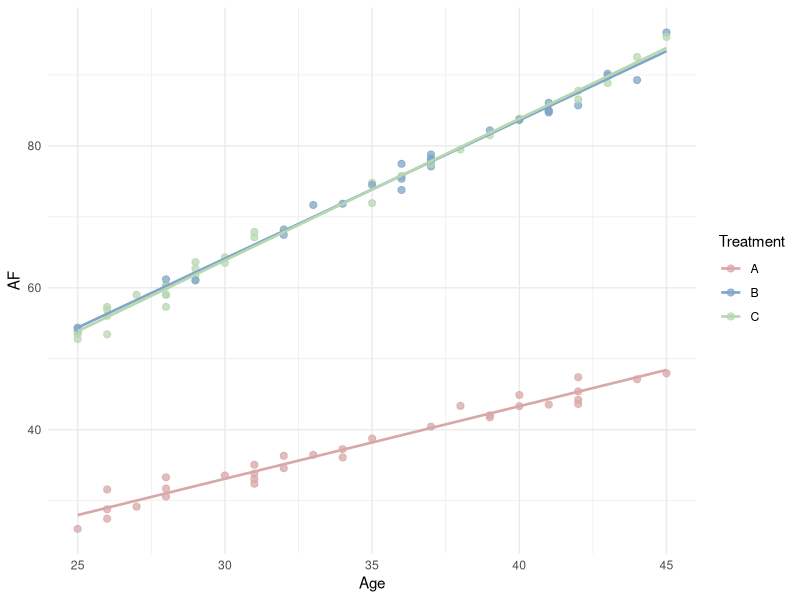
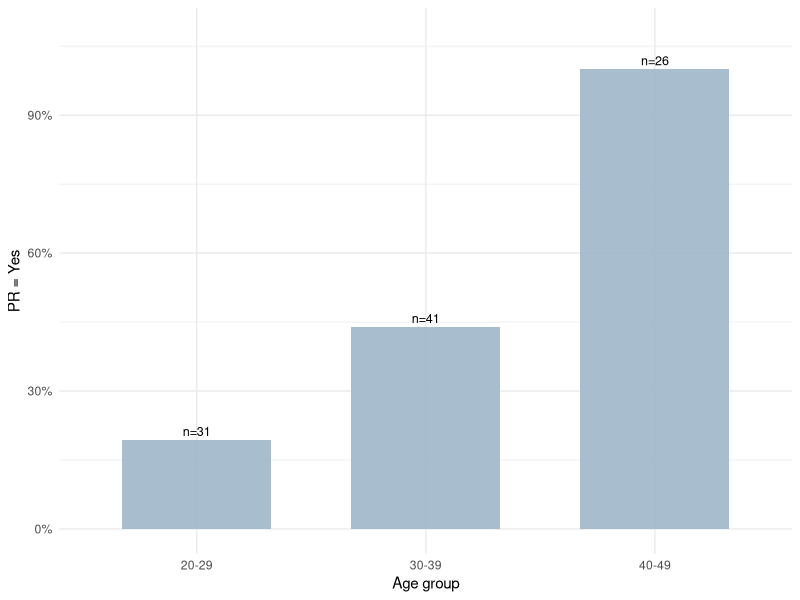

Source code (R) for these figures, in order:
## ---- chunk 1
library(readr)
library(dplyr)
library(tidyr)
library(ggplot2)
library(broom)
library(knitr)
library(scales)

theme_set(theme_minimal(base_size = 11))

fmt_p <- function(p) {
  ifelse(is.na(p), NA_character_, ifelse(p < 0.001, "<0.001", sprintf("%.3f", p)))
}

fmt_num <- function(x, digits = 2) sprintf(paste0("%.", digits, "f"), x)

treat_cols <- c("A" = "#D8A7A7", "B" = "#7FA6C9", "C" = "#B7D7B0")

clean_dat <- read_csv("data/fitfr_clean.csv", show_col_types = FALSE) |>
  mutate(
    treatment = factor(treatment, levels = c("A", "B", "C")),
    sex = factor(sex, levels = c("Female", "Male")),
    pr = factor(pr, levels = c("No", "Yes"))
  )

analysis_dat <- read_csv("data/fitfr_analysis.csv", show_col_types = FALSE) |>
  mutate(
    treatment = factor(treatment, levels = c("A", "B", "C")),
    sex = factor(sex, levels = c("Female", "Male")),
    pr = factor(pr, levels = c("No", "Yes"))
  )

baseline_table <- bind_rows(
  clean_dat |>
    count(treatment, name = "value") |>
    mutate(variable = "N", value = as.character(value)),
  clean_dat |>
    group_by(treatment) |>
    summarise(
      value = sprintf("%d (%.0f%%)", sum(sex == "Female", na.rm = TRUE),
                      100 * mean(sex == "Female", na.rm = TRUE)),
      .groups = "drop"
    ) |>
    mutate(variable = "Female, n (%)"),
  clean_dat |>
    group_by(treatment) |>
    summarise(value = sprintf("%.2f (%.2f)", mean(af, na.rm = TRUE), sd(af, na.rm = TRUE)),
              .groups = "drop") |>
    mutate(variable = "AF, mean (SD)"),
  clean_dat |>
    group_by(treatment) |>
    summarise(value = sprintf("%.1f (%.1f)", mean(age, na.rm = TRUE), sd(age, na.rm = TRUE)),
              .groups = "drop") |>
    mutate(variable = "Age, mean (SD)"),
  clean_dat |>
    group_by(treatment) |>
    summarise(
      value = sprintf("%d (%.0f%%)", sum(pr == "Yes", na.rm = TRUE),
                      100 * mean(pr == "Yes", na.rm = TRUE)),
      .groups = "drop"
    ) |>
    mutate(variable = "PR yes, n (%)")
) |>
  select(variable, treatment, value) |>
  pivot_wider(names_from = treatment, values_from = value)

af_model <- lm(af ~ treatment + age + sex, data = analysis_dat)
pr_model <- glm(pr ~ treatment + age + sex, data = analysis_dat, family = binomial())

af_model_table <- tidy(af_model, conf.int = TRUE) |>
  filter(term != "(Intercept)") |>
  mutate(
    term = recode(term,
      treatmentB = "Treatment B vs A",
      treatmentC = "Treatment C vs A",
      age = "Age, per year",
      sexMale = "Male vs female"
    ),
    Estimate = fmt_num(estimate, 2),
    `95% CI` = sprintf("%s to %s", fmt_num(conf.low, 2), fmt_num(conf.high, 2)),
    `p-value` = fmt_p(p.value)
  ) |>
  select(Variable = term, Estimate, `95% CI`, `p-value`)

pr_coef <- coef(summary(pr_model))
pr_model_table <- tibble(
  term = rownames(pr_coef),
  estimate = pr_coef[, "Estimate"],
  std_error = pr_coef[, "Std. Error"],
  p.value = pr_coef[, "Pr(>|z|)"]
) |>
  filter(term != "(Intercept)") |>
  mutate(
    term = recode(term,
      treatmentB = "Treatment B vs A",
      treatmentC = "Treatment C vs A",
      age = "Age, per year",
      sexMale = "Male vs female"
    ),
    OR = exp(estimate),
    conf.low = exp(estimate - 1.96 * std_error),
    conf.high = exp(estimate + 1.96 * std_error),
    `Odds ratio` = fmt_num(OR, 2),
    `95% CI` = sprintf("%s to %s", fmt_num(conf.low, 2), fmt_num(conf.high, 2)),
    `p-value` = fmt_p(p.value)
  ) |>
  select(Variable = term, `Odds ratio`, `95% CI`, `p-value`)

diplotype_to_dosage <- function(x) {
  x <- as.character(x)
  out <- rep(NA_real_, length(x))
  ok <- !is.na(x) & nchar(x) == 2L
  if (!any(ok)) return(out)
  alleles <- sort(unique(unlist(strsplit(x[ok], "", fixed = TRUE), use.names = FALSE)))
  alleles <- alleles[nzchar(alleles)]
  if (length(alleles) < 2L) return(out)
  alt <- alleles[2L]
  sp <- strsplit(x, "", fixed = TRUE)
  for (i in which(ok)) {
    pair <- sp[[i]]
    if (length(pair) == 2L) out[i] <- sum(pair == alt)
  }
  out
}

snp_cols <- grep("^rs", names(analysis_dat), value = TRUE)
dosage_dat <- as.data.frame(lapply(analysis_dat[snp_cols], diplotype_to_dosage))
is_mono <- vapply(dosage_dat, function(x) length(unique(na.omit(x))) < 2L, logical(1))
use_snps <- setdiff(names(dosage_dat)[!is_mono], "rs123456")

af_marginal <- bind_rows(lapply(use_snps, function(s) {
  dd <- data.frame(af = analysis_dat$af, snp = dosage_dat[[s]]) |> tidyr::drop_na()
  if (nrow(dd) < 10 || length(unique(dd$snp)) < 2) return(NULL)
  tibble(SNP = s, p_value = anova(lm(af ~ snp, data = dd))$`Pr(>F)`[1])
})) |>
  mutate(FDR = p.adjust(p_value, method = "BH")) |>
  arrange(p_value)

pr_marginal <- bind_rows(lapply(use_snps, function(s) {
  dd <- data.frame(pr = analysis_dat$pr, snp = dosage_dat[[s]]) |> tidyr::drop_na()
  if (nrow(dd) < 10 || length(unique(dd$snp)) < 2) return(NULL)
  tab <- table(dd$pr, dd$snp)
  if (min(dim(tab)) < 2) return(NULL)
  tibble(SNP = s, p_value = suppressWarnings(chisq.test(tab)$p.value))
})) |>
  mutate(FDR = p.adjust(p_value, method = "BH")) |>
  arrange(p_value)

af_partial <- bind_rows(lapply(snp_cols, function(s) {
  dd <- analysis_dat |> select(af, treatment, age, sex, all_of(s)) |> tidyr::drop_na()
  names(dd)[5] <- "snp"
  dd$snp <- factor(dd$snp)
  if (nrow(dd) < 10 || n_distinct(dd$snp) < 2) return(NULL)
  fit <- lm(af ~ treatment + age + sex + snp, data = dd)
  tibble(SNP = s, p_value = drop1(fit, test = "F")["snp", "Pr(>F)"])
})) |>
  mutate(FDR = p.adjust(p_value, method = "BH")) |>
  arrange(p_value)

pr_partial <- read_csv("output/pr_snp_ranking.csv", show_col_types = FALSE) |>
  arrange(p_value)

snp_summary_table <- tibble(
  Outcome = c("AF", "PR", "AF", "PR"),
  Check = c(
    "Marginal dosage screen",
    "Marginal dosage screen",
    "Partial adjusted factor screen",
    "Partial adjusted factor screen"
  ),
  `Smallest raw p-value` = c(min(af_marginal$p_value), min(pr_marginal$p_value),
                             min(af_partial$p_value), min(pr_partial$p_value)),
  `Smallest FDR` = c(min(af_marginal$FDR), min(pr_marginal$FDR),
                     min(af_partial$FDR), min(pr_partial$FDR)),
  `Number with FDR < 0.05` = c(sum(af_marginal$FDR < 0.05),
                               sum(pr_marginal$FDR < 0.05),
                               sum(af_partial$FDR < 0.05),
                               sum(pr_partial$FDR < 0.05))
) |>
  mutate(
    `Smallest raw p-value` = fmt_num(`Smallest raw p-value`, 4),
    `Smallest FDR` = fmt_num(`Smallest FDR`, 3)
  )

af_cooks <- cooks.distance(af_model)
diagnostic_summary <- tibble(
  Item = c(
    "AF model complete-case sample",
    "AF model observations with Cook's distance > 4/n",
    "PR model complete-case sample",
    "PR fitted probability range"
  ),
  Value = c(
    as.character(nobs(af_model)),
    sprintf("%d; maximum Cook's distance %.3f", sum(af_cooks > 4 / nobs(af_model)), max(af_cooks)),
    as.character(nobs(pr_model)),
    sprintf("%.3f to %.3f", min(predict(pr_model, type = "response")),
            max(predict(pr_model, type = "response")))
  )
)
## ---- chunk 2
kable(
  baseline_table,
  booktabs = TRUE,
  caption = "Baseline summary for the cleaned FITFR dataset by treatment group (n = 100). Categorical variables are shown as counts with percentages, and AF and age are shown as mean (SD). The table highlights the lower AF values in treatment A and the modest age differences across groups."
)
## ---- chunk 3
#| fig-cap: "AF by age and treatment group for the 98 complete cases used in adjusted modelling. Points are individual subjects and lines are separate unadjusted linear trends by treatment group. The main visual pattern is lower AF in treatment A and increasing AF with age."
#| fig-width: 6.5
#| fig-height: 4.2
ggplot(analysis_dat, aes(x = age, y = af, color = treatment)) +
  geom_point(size = 2.1, alpha = 0.75) +
  geom_smooth(method = "lm", se = FALSE, linewidth = 0.9) +
  scale_color_manual(values = treat_cols) +
  labs(x = "Age", y = "AF", color = "Treatment") +
  theme(legend.position = "right")
## ---- chunk 4
kable(
  af_model_table,
  booktabs = TRUE,
  caption = sprintf("Adjusted linear regression for AF among 98 complete cases. The model included treatment group, age, and sex; treatment A and female sex were the reference categories. Coefficients estimate adjusted mean differences in AF, with large positive differences for treatments B and C relative to A. The adjusted R-squared was %.3f.", summary(af_model)$adj.r.squared)
)
## ---- chunk 5
#| fig-cap: "Observed proportion of PR = Yes by age group among the 98 complete cases used in adjusted modelling. Bars show observed proportions and labels show age-group sample sizes. The main pattern is a higher observed PR = Yes proportion in older age groups."
#| fig-width: 6
#| fig-height: 3.8
pr_age <- analysis_dat |>
  mutate(
    age_group = cut(age, breaks = c(20, 30, 40, 50), right = FALSE, include.lowest = TRUE),
    age_group = recode(as.character(age_group),
      "[20,30)" = "20-29",
      "[30,40)" = "30-39",
      "[40,50]" = "40-49"
    )
  ) |>
  group_by(age_group) |>
  summarise(pr_yes = mean(pr == "Yes"), n = n(), .groups = "drop")

ggplot(pr_age, aes(x = age_group, y = pr_yes)) +
  geom_col(width = 0.65, fill = "#9FB7C9", alpha = 0.9) +
  geom_text(aes(label = paste0("n=", n)), vjust = -0.4, size = 3.2) +
  scale_y_continuous(labels = percent_format(accuracy = 1), limits = c(0, 1.08)) +
  labs(x = "Age group", y = "PR = Yes")
## ---- chunk 6
kable(
  pr_model_table,
  booktabs = TRUE,
  caption = "Adjusted logistic regression for PR = Yes among 98 complete cases. The model included treatment group, age, and sex; treatment A and female sex were the reference categories. Odds ratios greater than 1 indicate higher odds of PR = Yes. Age is the main clear predictor, while treatment contrasts are not clearly different from 1."
)
## ---- chunk 7
kable(
  snp_summary_table,
  booktabs = TRUE,
  caption = "Exploratory SNP screening sensitivity summary for the analysis-ready FITFR data. The marginal dosage screen used additive 0/1/2 SNP coding, and the partial adjusted factor screen tested genotype-factor SNP terms after treatment, age, and sex. P-values were adjusted using the Benjamini-Hochberg FDR procedure; no screen retained SNPs with FDR < 0.05."
)
## ---- chunk 8
kable(
  diagnostic_summary,
  booktabs = TRUE,
  caption = "Reproducibility and diagnostic summary for the adjusted AF linear regression and adjusted PR logistic regression. Both models used the same 98 complete cases. Cook's distance summarises influence in the AF model, and the fitted probability range checks numerical behaviour in the PR model."
)
